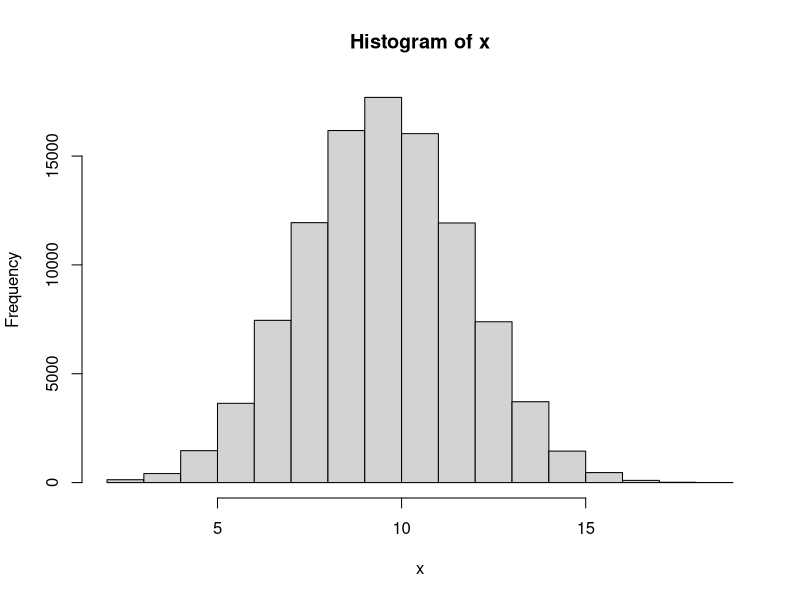
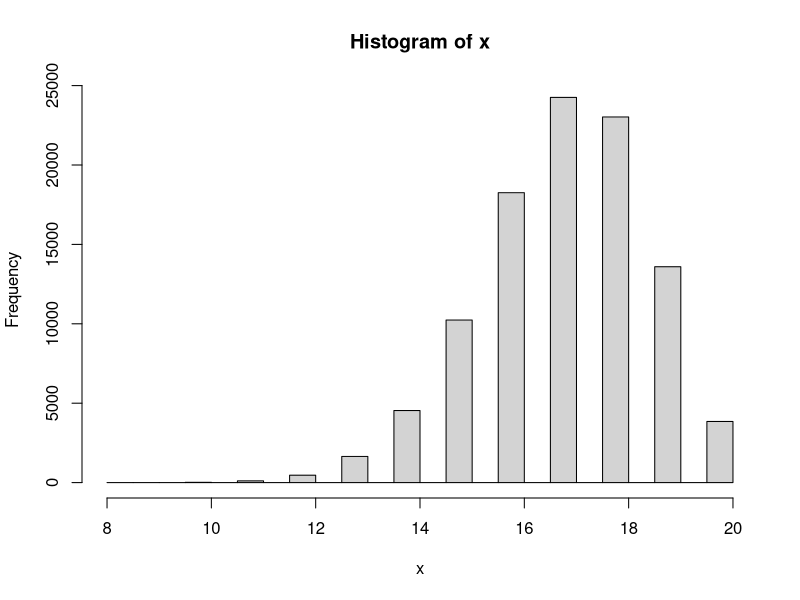

Generate these figures, in order, with R:
#------------------

# Answer to the Question # 01

#------------------

# No 1 of Q.1 

#a) 

# Taking a sample with n = 20 and p = 0.5

x1 <- rbinom(1, 20, 0.5)

#The value of x1

x1


#b) 

#Finding the range for x1 with n = 20 and p = 0.5


n <- 20

p <- 0.5


# Finding and defining the minimum value

min_value <- min(0, n)

# Finding and defining the maximum value

max_value <- max(0:n)

# Calculate the cumulative probability at the minimum value

cdf_min <- pbinom(min_value, n, p)

# Calculate the cumulative probability at the maximum value

cdf_max <- pbinom(max_value, n, p)

# Range of the binomial distribution

range_binomial <- c(min_value, max_value)

range_binomial


#2 of Q.1

# Repeating Q.1 for N = 100000 times


N <- 100000

x <- rep(NA, N)

x

for (i in 1: N){
  x[i] <- rbinom(1, 20, 0.5)
}

x

# Plot the histogram

hist(x)

#Find the minimum and maximum value

max(x)

min(x)


#3 of Q.1 

# Now setting if x is bigger or less than 15 then y = 1 . And y = 0 otherwise.

y_1 <- ifelse(c(x)>=15, 1,0)

y_1


# 4 of Q.1

#Calculating summation of y

sum(y_1)


#5 of Q.1 

# Now repeating all the steps above for n = 20 and p = 0.85


#a) 

# Taking a sample 

x1 <- rbinom(1, 20, 0.85)
x1


#b)

#Finding the range for x1

n <- 20

p <- 0.85

# Find the minimum value

min_value <- min(0, n)

# Find the maximum value

max_value <- max(0:n)

# Calculate the cumulative probability at the minimum value

cdf_min <- pbinom(min_value, n, p)

# Calculate the cumulative probability at the maximum value

cdf_max <- pbinom(max_value, n, p)

# Range of the binomial distribution

range_binomial <- c(min_value, max_value)

range_binomial


#c. 

# Now taking N = 100000 times

N <- 100000

x <- rep(NA, N)

x

for (i in 1: N){
  x[i] <- rbinom(1, 20, 0.85)
}

x

# Plot the histogram

hist(x)


#Find the minimum and maximum value

max(x)

min(x)


#d. 

# Now setting if x is bigger or less than 15 then y = 1 . And y = 0 otherwise

y_1 <- ifelse(c(x)>=15, 1,0)

y_1

#e. 

#Calculating summation of y

sum(y_1)


#f. 

#Calculating summation of y divided by N

sum(y_1) / N


# ---------------------------------------------

# Answer to the Question # 01 - (6) : 

# ---------------------------------------------


# Now I have to make a guess about type I and type II errors for Null Hypothesis H0: p0 = 0.5 VS Alternative hypothesis H1: p1 = 0.85. For setting that what is the chance of a fair coin landing on heads at least 15 times out of 20 flips?


# Type I error means we reject the null hypothesis when it is true. It is also known as 'False Positive'. The significance level or alpha (a) is the probability of making a type I error. We usually set it as 0.05 or 0.01.


# The chance of a fair coin landing on heads at least 15 times out of 20 flips, we are using binomial distribution and a two-tailed test for this question. By calculating on the calculator it is found that the probability of getting 15 or more successes out of 20 trials when the p0 = 0.5 is approximately 0.026. So, it can be said that if the p0 = 0.5, we would reject the null hypothesis and conclude that the proportion is significantly different from 0.5 in about 2.6% of the cases.

# On the other hand, Type II error means we fail to reject the null hypothesis when it is actually false. It is also known as 'False Negative'. The probability of making a type II error is denoted by beta (B).

# To find the probability of a type II error, we know that for the alternative hypothesis, p1 = 0.85. By calculating on the calculator, we got that the chance of a fair coin landing on heads at least 15 times out of 20 flips when p1 = 0.85 is approximately 0.408. This means we would fail to reject the null hypothesis and conclude that the proportion is not significantly different from 0.5 in about 40.8% of the cases.

# In summary, the estimated probabilities of making a type I error and a type II error for this hypothesis test are approximately 0.026 and 0.408, respectively.



# ---------------------------------------------

#Answer to the Q. 2 :

# ---------------------------------------------


# Here is the sample: 2 2 1 2 2 2 1 1 2 1 1 2 2 1 1 2 1 2 2 2 1 2 1 2 1 2 2 2 2 2 2 2 2 1 2 1 2 1 2 2


# We have to test whether the sample is random or not.


# To test whether the process of treatment assignments is random, we will use a chi-squared fit test. At first, we will count the number of treatments of each type, and then compare the observed frequencies to the expected frequencies under the assumption of a random process.

# In this case, there are 40 treatments. Among them:
  
# For Observed frequencies: Type 1 = 18 treatments and Type 2 = 22 treatments.

# Expected frequencies (we assume that there is randomness): Type 1 = 20 treatments and Type 2 = 20  treatments. (As there are 40 treatments in total and a 50% chance of each type).


# To calculate the chi-squared statistic, we can use the formula:
  
#  χ2 = Σ ((Oi - Ei)² / Ei)

# Here,

# Oi = Observed Frequency for category  i , (here i = 1 or 2), 

# Ei = Expected frequency for category i, (here i = 1 or 2).

# And the sum is taken over all categories.

# By using an online calculator and plugging the numbers, we got that:
  
  
# χ2 = ((18-20)²/20) + ((22-20)²/20) = 0.4


# To determine whether this value is statistically significant, we need to compare it to a chi-squared distribution with one degree of freedom (since we have two categories and one parameter estimated from the data). Using a table, we find that the p-value for this test is approximately 0.5, which is very large.

# Therefore, we fail to reject the null hypothesis that the treatment assignments are random. In other words, there is no evidence to suggest that the process was biased or non-random.

# [This question can be solved in multiple ways]

# ---------------------------------------------

#Answer to the Q. 3 :

# ---------------------------------------------


#Answer for 3 - a


#1

# Taking a sample

x2 <- rbinom(1, 1, 0.5)
x2


#Then identify the range

n <- 1
p <- 0.5


# Find the minimum value

min_value <- min(0, n)


# Find the maximum value

max_value <- max(0:n)


# Calculate the cumulative probability at the minimum value

cdf_min <- pbinom(min_value, n, p)

# Calculate the cumulative probability at the maximum value

cdf_max <- pbinom(max_value, n, p)

# Range of the binomial distribution

range_binomial <- c(min_value, max_value)

range_binomial


#For question 3 - (a) - #2 and #3

# Patient will get “A” if x2 = 1, and get “B” if x2 = 0

# Repeating 1 & 2 for N = 40


N <- 40
x <- rep(NA, N)

x

for (i in 1: N){
  x[i] <- rbinom(1, 1, 0.5)
}

x

# Now assigning A and B for 1 and 0 respectively.

x[x == 1] <- "A"
x[x == 0] <- "B"


# print the modified values of x

print(x)


#Number of A and B

table(x)


# --------------------------------------------


# --------------------------------------------


#Answer for 3 - b



# Set the block size

block_size <- 40


# Create a vector of treatment assignments

treatments <- rep(c("A", "B"), length.out = block_size*1)


# Create a vector of block assignments

blocks <- rep(1:1, each = block_size)


# Randomly permute the blocks

blocks <- sample(blocks)


# Order the treatment assignments within each block

for (i in 1:1) {
  treatments[blocks == i] <- sample(treatments[blocks == i])
}

# View the resulting treatment assignments by block

a <- split(treatments, blocks)

a

#Number of A and B

table(a)

# The difference between 3(a) and 3 (b) is that - in 3 (a), though the probability is p = 0.5, for the N = 40, the number of A and B is not the same. For my case , A = 18 and B = 22. But, in 3 (b) we used random permutated block randomization with a block size of 40. And for this case number of A and B is same. For my case , A = 20 and B = 20.



# --------------------------------------------

# --------------------------------------------


# Answer for 3 - c


# Set the block size of 8


block_size <- 8


# Create a vector of treatment assignments


treatments <- rep(c("A", "B"), length.out = block_size*5)


# Create a vector of block assignments


blocks <- rep(1:5, each = block_size)


# Randomly permute the blocks

blocks <- sample(blocks)



# Order the treatment assignments within each block

for (i in 1:5) {
  treatments[blocks == i] <- sample(treatments[blocks == i])
}


# View the resulting treatment assignments by block. There are 5 different blocks with a block size of 8


d <- split(treatments, blocks)
d

# Now, merging all the 5 different blocks into 1. So, now there will be 40


b <- unsplit(treatments, blocks)

b


#Number of A and B

table(b)

# The difference between 3(b) and 3 (c) is that - in 3 (b), we used random permutated block randomization with a block size of 40. And for this case number of A and B is same. For my case , it was A = 20 and B = 20. But, in 3 (c) though we used random permutated block randomization, but this time with a block size of 8. After that we added all the 8 blocks so total sample is 40. And for this case number of A and B is not same. For my case , it was A = 24 and B = 16. 

# If we stop the study for toxicity for in sample size = 20, then for 3 (b) = The difference between number of A and B will not be that much. 

# But, for 3 (c) = The difference between the number of A and B will be more than 3 (b)
